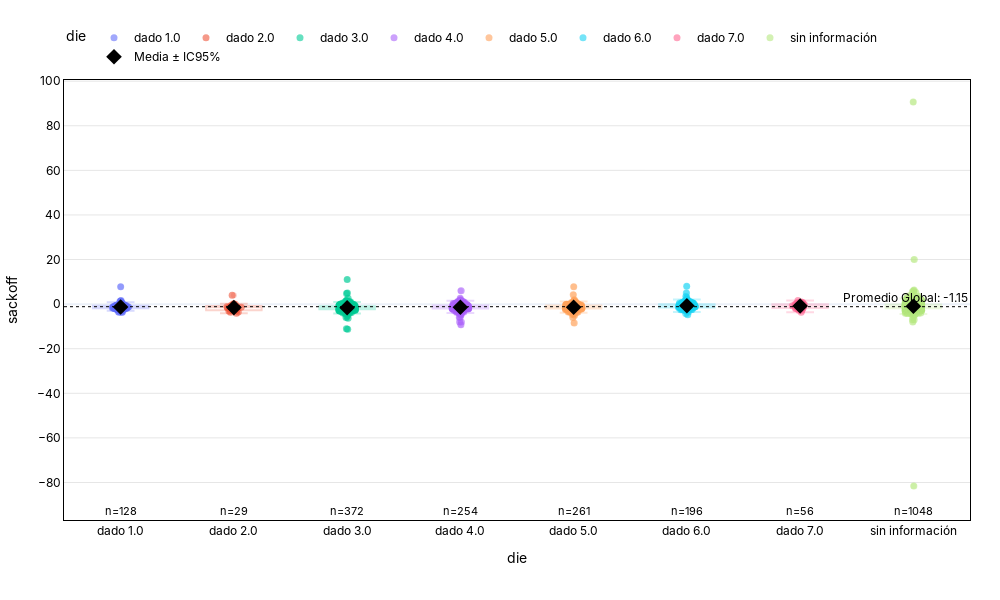

The notebook cell this image was saved under:
### Code cell
f = plot_statistical_strip(
        df=grp_date_pellet,
        x_col="die",
        y_col="sackoff",
        )
f.show()

### Figure 1 — Plotly figure (JSON) as saved in the notebook; plotly's stock layout.template omitted (floating-point values rounded to 4 significant figures; data arrays with more than 128 entries replaced by an {"elided": "..."} marker saying what was removed)
{"data": [{"alignmentgroup": "True", "boxpoints": "all", "fillcolor": "rgba(255,255,255,0)", "hoveron": "points", "hovertemplate": "<b>sackoff</b>: %{y:.2f}<br>die: %{x}<extra></extra>", "legendgroup": "dado 1.0", "line": {"color": "rgba(255,255,255,0)"}, "marker": {"color": "#636EFA", "line": {"width": 0}, "opacity": 0.6, "size": 7}, "name": "dado 1.0", "offsetgroup": "dado 1.0", "orientation": "v", "pointpos": 0, "showlegend": true, "type": "box", "x": ["dado 1.0", "dado 1.0", "dado 1.0", "dado 1.0", "dado 1.0", "dado 1.0", "dado 1.0", "dado 1.0", "dado 1.0", "dado 1.0", "dado 1.0", "dado 1.0", "dado 1.0", "dado 1.0", "dado 1.0", "dado 1.0", "dado 1.0", "dado 1.0", "dado 1.0", "dado 1.0", "dado 1.0", "dado 1.0", "dado 1.0", "dado 1.0", "dado 1.0", "dado 1.0", "dado 1.0", "dado 1.0", "dado 1.0", "dado 1.0", "dado 1.0", "dado 1.0", "dado 1.0", "dado 1.0", "dado 1.0", "dado 1.0", "dado 1.0", "dado 1.0", "dado 1.0", "dado 1.0", "dado 1.0", "dado 1.0", "dado 1.0", "dado 1.0", "dado 1.0", "dado 1.0", "dado 1.0", "dado 1.0", "dado 1.0", "dado 1.0", "dado 1.0", "dado 1.0", "dado 1.0", "dado 1.0", "dado 1.0", "dado 1.0", "dado 1.0", "dado 1.0", "dado 1.0", "dado 1.0", "dado 1.0", "dado 1.0", "dado 1.0", "dado 1.0", "dado 1.0", "dado 1.0", "dado 1.0", "dado 1.0", "dado 1.0", "dado 1.0", "dado 1.0", "dado 1.0", "dado 1.0", "dado 1.0", "dado 1.0", "dado 1.0", "dado 1.0", "dado 1.0", "dado 1.0", "dado 1.0", "dado 1.0", "dado 1.0", "dado 1.0", "dado 1.0", "dado 1.0", "dado 1.0", "dado 1.0", "dado 1.0", "dado 1.0", "dado 1.0", "dado 1.0", "dado 1.0", "dado 1.0", "dado 1.0", "dado 1.0", "dado 1.0", "dado 1.0", "dado 1.0", "dado 1.0", "dado 1.0", "dado 1.0", "dado 1.0", "dado 1.0", "dado 1.0", "dado 1.0", "dado 1.0", "dado 1.0", "dado 1.0", "dado 1.0", "dado 1.0", "dado 1.0", "dado 1.0", "dado 1.0", "dado 1.0", "dado 1.0", "dado 1.0", "dado 1.0", "dado 1.0", "dado 1.0", "dado 1.0", "dado 1.0", "dado 1.0", "dado 1.0", "dado 1.0", "dado 1.0", "dado 1.0", "dado 1.0", "dado 1.0"], "x0": " ", "xaxis": "x", "y": [-1.743, -2.25, -1.834, -0.2143, -1.462, -1.714, -2.295, -1.462, -1.786, -0.9263, -1.763, -2.32, -1.051, -2.49, -1.228, -1.804, -0.6601, -2.231, -1.275, -1.831, -1.791, -1.849, -1.2, -2.85, -0.3927, -1.282, -2.583, 0.25, -1.129, -1.176, -2.664, -0.6514, -1.285, -1.989, -1.552, -0.7299, -2.444, 1.325, -2.358, -1.185, -0.5714, -1.754, 0.3492, -2.918, -1.22, -0.9474, 0.8, -0.5, -1.658, -2.052, -1.148, -2.082, -1.287, -3.745, -2.0, -1.584, -1.771, -1.8, -3.0, -2.033, -1.922, -0.8176, -1.491, -2.327, 0.0, 0.08571, -1.366, -1.826, -0.7463, -1.406, -1.76, -1.083, -0.7472, -0.9881, -1.611, -1.721, -1.76, -1.571, -0.4924, -1.774, -1.903, -0.9429, -0.2145, -1.735, -0.2495, -0.6013, -1.32, 7.75, 0.04517, -1.682, -1.833, -1.84, -3.0, -2.082, -1.2, -2.776, -1.685, -1.766, -1.0, -1.489, -0.7167, -1.455, -1.459, -1.359, -1.297, -1.351, -1.285, 1.0, 0.5, -1.2, -0.5433, 1.24, -3.467, -1.618, -0.7238, 1.625, -0.5724, -3.625, -2.375, -0.4622, -2.035, -1.977, -0.28, -0.7447, -2.141, -3.445, -1.402, -1.167], "y0": " ", "yaxis": "y"}, {"alignmentgroup": "True", "boxpoints": "all", "fillcolor": "rgba(255,255,255,0)", "hoveron": "points", "hovertemplate": "<b>sackoff</b>: %{y:.2f}<br>die: %{x}<extra></extra>", "legendgroup": "dado 2.0", "line": {"color": "rgba(255,255,255,0)"}, "marker": {"color": "#EF553B", "line": {"width": 0}, "opacity": 0.6, "size": 7}, "name": "dado 2.0", "offsetgroup": "dado 2.0", "orientation": "v", "pointpos": 0, "showlegend": true, "type": "box", "x": ["dado 2.0", "dado 2.0", "dado 2.0", "dado 2.0", "dado 2.0", "dado 2.0", "dado 2.0", "dado 2.0", "dado 2.0", "dado 2.0", "dado 2.0", "dado 2.0", "dado 2.0", "dado 2.0", "dado 2.0", "dado 2.0", "dado 2.0", "dado 2.0", "dado 2.0", "dado 2.0", "dado 2.0", "dado 2.0", "dado 2.0", "dado 2.0", "dado 2.0", "dado 2.0", "dado 2.0", "dado 2.0", "dado 2.0"], "x0": " ", "xaxis": "x", "y": [-1.099, -2.667, 0.0, -0.1429, -3.067, -3.595, -2.0, -0.6019, -2.796, -1.25, -2.97, -1.8, -1.227, -2.762, -3.5, 4.0, -1.714, -1.4, -1.099, -1.2, -0.1, -0.85, -4.103, -1.364, 0.1241, -0.8387, -2.786, -2.125, -2.0], "y0": " ", "yaxis": "y"}, {"alignmentgroup": "True", "boxpoints": "all", "fillcolor": "rgba(255,255,255,0)", "hoveron": "points", "hovertemplate": "<b>sackoff</b>: %{y:.2f}<br>die: %{x}<extra></extra>", "legendgroup": "dado 3.0", "line": {"color": "rgba(255,255,255,0)"}, "marker": {"color": "#00CC96", "line": {"width": 0}, "opacity": 0.6, "size": 7}, "name": "dado 3.0", "offsetgroup": "dado 3.0", "orientation": "v", "pointpos": 0, "showlegend": true, "type": "box", "x": {"elided": "372 str values"}, "x0": " ", "xaxis": "x", "y": {"elided": "372 float values"}, "y0": " ", "yaxis": "y"}, {"alignmentgroup": "True", "boxpoints": "all", "fillcolor": "rgba(255,255,255,0)", "hoveron": "points", "hovertemplate": "<b>sackoff</b>: %{y:.2f}<br>die: %{x}<extra></extra>", "legendgroup": "dado 4.0", "line": {"color": "rgba(255,255,255,0)"}, "marker": {"color": "#AB63FA", "line": {"width": 0}, "opacity": 0.6, "size": 7}, "name": "dado 4.0", "offsetgroup": "dado 4.0", "orientation": "v", "pointpos": 0, "showlegend": true, "type": "box", "x": {"elided": "254 str values"}, "x0": " ", "xaxis": "x", "y": {"elided": "254 float values"}, "y0": " ", "yaxis": "y"}, {"alignmentgroup": "True", "boxpoints": "all", "fillcolor": "rgba(255,255,255,0)", "hoveron": "points", "hovertemplate": "<b>sackoff</b>: %{y:.2f}<br>die: %{x}<extra></extra>", "legendgroup": "dado 5.0", "line": {"color": "rgba(255,255,255,0)"}, "marker": {"color": "#FFA15A", "line": {"width": 0}, "opacity": 0.6, "size": 7}, "name": "dado 5.0", "offsetgroup": "dado 5.0", "orientation": "v", "pointpos": 0, "showlegend": true, "type": "box", "x": {"elided": "261 str values"}, "x0": " ", "xaxis": "x", "y": {"elided": "261 float values"}, "y0": " ", "yaxis": "y"}, {"alignmentgroup": "True", "boxpoints": "all", "fillcolor": "rgba(255,255,255,0)", "hoveron": "points", "hovertemplate": "<b>sackoff</b>: %{y:.2f}<br>die: %{x}<extra></extra>", "legendgroup": "dado 6.0", "line": {"color": "rgba(255,255,255,0)"}, "marker": {"color": "#19D3F3", "line": {"width": 0}, "opacity": 0.6, "size": 7}, "name": "dado 6.0", "offsetgroup": "dado 6.0", "orientation": "v", "pointpos": 0, "showlegend": true, "type": "box", "x": {"elided": "196 str values"}, "x0": " ", "xaxis": "x", "y": {"elided": "196 float values"}, "y0": " ", "yaxis": "y"}, {"alignmentgroup": "True", "boxpoints": "all", "fillcolor": "rgba(255,255,255,0)", "hoveron": "points", "hovertemplate": "<b>sackoff</b>: %{y:.2f}<br>die: %{x}<extra></extra>", "legendgroup": "dado 7.0", "line": {"color": "rgba(255,255,255,0)"}, "marker": {"color": "#FF6692", "line": {"width": 0}, "opacity": 0.6, "size": 7}, "name": "dado 7.0", "offsetgroup": "dado 7.0", "orientation": "v", "pointpos": 0, "showlegend": true, "type": "box", "x": ["dado 7.0", "dado 7.0", "dado 7.0", "dado 7.0", "dado 7.0", "dado 7.0", "dado 7.0", "dado 7.0", "dado 7.0", "dado 7.0", "dado 7.0", "dado 7.0", "dado 7.0", "dado 7.0", "dado 7.0", "dado 7.0", "dado 7.0", "dado 7.0", "dado 7.0", "dado 7.0", "dado 7.0", "dado 7.0", "dado 7.0", "dado 7.0", "dado 7.0", "dado 7.0", "dado 7.0", "dado 7.0", "dado 7.0", "dado 7.0", "dado 7.0", "dado 7.0", "dado 7.0", "dado 7.0", "dado 7.0", "dado 7.0", "dado 7.0", "dado 7.0", "dado 7.0", "dado 7.0", "dado 7.0", "dado 7.0", "dado 7.0", "dado 7.0", "dado 7.0", "dado 7.0", "dado 7.0", "dado 7.0", "dado 7.0", "dado 7.0", "dado 7.0", "dado 7.0", "dado 7.0", "dado 7.0", "dado 7.0", "dado 7.0"], "x0": " ", "xaxis": "x", "y": [-2.046, -0.771, 0.6284, 0.5294, -1.823, -0.2857, -1.777, -1.5, -1.995, -2.0, -0.04953, -1.8, -2.789, 0.0, -2.0, -0.1667, -0.04527, 0.5833, -2.198, -0.25, -0.3158, -0.129, -0.6028, -0.6661, -0.6862, -0.7692, 0.0, -0.8174, -2.099, 0.2849, -1.052, -0.8824, -0.9457, -0.6219, -2.125, -3.699, -0.7383, -0.1728, 0.0, 1.618, 0.07143, -0.8319, -1.857, 0.7778, -0.6067, -1.241, -0.8, 0.375, 0.5, 1.0, -2.067, -2.722, -1.25, -0.7331, -1.556, -0.6572], "y0": " ", "yaxis": "y"}, {"alignmentgroup": "True", "boxpoints": "all", "fillcolor": "rgba(255,255,255,0)", "hoveron": "points", "hovertemplate": "<b>sackoff</b>: %{y:.2f}<br>die: %{x}<extra></extra>", "legendgroup": "sin información", "line": {"color": "rgba(255,255,255,0)"}, "marker": {"color": "#B6E880", "line": {"width": 0}, "opacity": 0.6, "size": 7}, "name": "sin información", "offsetgroup": "sin información", "orientation": "v", "pointpos": 0, "showlegend": true, "type": "box", "x": {"elided": "1048 str values"}, "x0": " ", "xaxis": "x", "y": {"elided": "1048 float values"}, "y0": " ", "yaxis": "y"}, {"boxmean": false, "fillcolor": "rgba(0,0,0,0)", "hoverinfo": "skip", "line": {"color": "#636EFA"}, "marker": {"color": "#636EFA"}, "name": "dado 1.0 (IQR)", "opacity": 0.25, "showlegend": false, "type": "box", "x": ["dado 1.0", "dado 1.0", "dado 1.0", "dado 1.0", "dado 1.0", "dado 1.0", "dado 1.0", "dado 1.0", "dado 1.0", "dado 1.0", "dado 1.0", "dado 1.0", "dado 1.0", "dado 1.0", "dado 1.0", "dado 1.0", "dado 1.0", "dado 1.0", "dado 1.0", "dado 1.0", "dado 1.0", "dado 1.0", "dado 1.0", "dado 1.0", "dado 1.0", "dado 1.0", "dado 1.0", "dado 1.0", "dado 1.0", "dado 1.0", "dado 1.0", "dado 1.0", "dado 1.0", "dado 1.0", "dado 1.0", "dado 1.0", "dado 1.0", "dado 1.0", "dado 1.0", "dado 1.0", "dado 1.0", "dado 1.0", "dado 1.0", "dado 1.0", "dado 1.0", "dado 1.0", "dado 1.0", "dado 1.0", "dado 1.0", "dado 1.0", "dado 1.0", "dado 1.0", "dado 1.0", "dado 1.0", "dado 1.0", "dado 1.0", "dado 1.0", "dado 1.0", "dado 1.0", "dado 1.0", "dado 1.0", "dado 1.0", "dado 1.0", "dado 1.0", "dado 1.0", "dado 1.0", "dado 1.0", "dado 1.0", "dado 1.0", "dado 1.0", "dado 1.0", "dado 1.0", "dado 1.0", "dado 1.0", "dado 1.0", "dado 1.0", "dado 1.0", "dado 1.0", "dado 1.0", "dado 1.0", "dado 1.0", "dado 1.0", "dado 1.0", "dado 1.0", "dado 1.0", "dado 1.0", "dado 1.0", "dado 1.0", "dado 1.0", "dado 1.0", "dado 1.0", "dado 1.0", "dado 1.0", "dado 1.0", "dado 1.0", "dado 1.0", "dado 1.0", "dado 1.0", "dado 1.0", "dado 1.0", "dado 1.0", "dado 1.0", "dado 1.0", "dado 1.0", "dado 1.0", "dado 1.0", "dado 1.0", "dado 1.0", "dado 1.0", "dado 1.0", "dado 1.0", "dado 1.0", "dado 1.0", "dado 1.0", "dado 1.0", "dado 1.0", "dado 1.0", "dado 1.0", "dado 1.0", "dado 1.0", "dado 1.0", "dado 1.0", "dado 1.0", "dado 1.0", "dado 1.0", "dado 1.0", "dado 1.0", "dado 1.0"], "y": [-1.743, -2.25, -1.834, -0.2143, -1.462, -1.714, -2.295, -1.462, -1.786, -0.9263, -1.763, -2.32, -1.051, -2.49, -1.228, -1.804, -0.6601, -2.231, -1.275, -1.831, -1.791, -1.849, -1.2, -2.85, -0.3927, -1.282, -2.583, 0.25, -1.129, -1.176, -2.664, -0.6514, -1.285, -1.989, -1.552, -0.7299, -2.444, 1.325, -2.358, -1.185, -0.5714, -1.754, 0.3492, -2.918, -1.22, -0.9474, 0.8, -0.5, -1.658, -2.052, -1.148, -2.082, -1.287, -3.745, -2.0, -1.584, -1.771, -1.8, -3.0, -2.033, -1.922, -0.8176, -1.491, -2.327, 0.0, 0.08571, -1.366, -1.826, -0.7463, -1.406, -1.76, -1.083, -0.7472, -0.9881, -1.611, -1.721, -1.76, -1.571, -0.4924, -1.774, -1.903, -0.9429, -0.2145, -1.735, -0.2495, -0.6013, -1.32, 7.75, 0.04517, -1.682, -1.833, -1.84, -3.0, -2.082, -1.2, -2.776, -1.685, -1.766, -1.0, -1.489, -0.7167, -1.455, -1.459, -1.359, -1.297, -1.351, -1.285, 1.0, 0.5, -1.2, -0.5433, 1.24, -3.467, -1.618, -0.7238, 1.625, -0.5724, -3.625, -2.375, -0.4622, -2.035, -1.977, -0.28, -0.7447, -2.141, -3.445, -1.402, -1.167]}, {"boxmean": false, "fillcolor": "rgba(0,0,0,0)", "hoverinfo": "skip", "line": {"color": "#EF553B"}, "marker": {"color": "#EF553B"}, "name": "dado 2.0 (IQR)", "opacity": 0.25, "showlegend": false, "type": "box", "x": ["dado 2.0", "dado 2.0", "dado 2.0", "dado 2.0", "dado 2.0", "dado 2.0", "dado 2.0", "dado 2.0", "dado 2.0", "dado 2.0", "dado 2.0", "dado 2.0", "dado 2.0", "dado 2.0", "dado 2.0", "dado 2.0", "dado 2.0", "dado 2.0", "dado 2.0", "dado 2.0", "dado 2.0", "dado 2.0", "dado 2.0", "dado 2.0", "dado 2.0", "dado 2.0", "dado 2.0", "dado 2.0", "dado 2.0"], "y": [-1.099, -2.667, 0.0, -0.1429, -3.067, -3.595, -2.0, -0.6019, -2.796, -1.25, -2.97, -1.8, -1.227, -2.762, -3.5, 4.0, -1.714, -1.4, -1.099, -1.2, -0.1, -0.85, -4.103, -1.364, 0.1241, -0.8387, -2.786, -2.125, -2.0]}, {"boxmean": false, "fillcolor": "rgba(0,0,0,0)", "hoverinfo": "skip", "line": {"color": "#00CC96"}, "marker": {"color": "#00CC96"}, "name": "dado 3.0 (IQR)", "opacity": 0.25, "showlegend": false, "type": "box", "x": {"elided": "372 str values"}, "y": {"elided": "372 float values"}}, {"boxmean": false, "fillcolor": "rgba(0,0,0,0)", "hoverinfo": "skip", "line": {"color": "#AB63FA"}, "marker": {"color": "#AB63FA"}, "name": "dado 4.0 (IQR)", "opacity": 0.25, "showlegend": false, "type": "box", "x": {"elided": "254 str values"}, "y": {"elided": "254 float values"}}, {"boxmean": false, "fillcolor": "rgba(0,0,0,0)", "hoverinfo": "skip", "line": {"color": "#FFA15A"}, "marker": {"color": "#FFA15A"}, "name": "dado 5.0 (IQR)", "opacity": 0.25, "showlegend": false, "type": "box", "x": {"elided": "261 str values"}, "y": {"elided": "261 float values"}}, {"boxmean": false, "fillcolor": "rgba(0,0,0,0)", "hoverinfo": "skip", "line": {"color": "#19D3F3"}, "marker": {"color": "#19D3F3"}, "name": "dado 6.0 (IQR)", "opacity": 0.25, "showlegend": false, "type": "box", "x": {"elided": "196 str values"}, "y": {"elided": "196 float values"}}, {"boxmean": false, "fillcolor": "rgba(0,0,0,0)", "hoverinfo": "skip", "line": {"color": "#FF6692"}, "marker": {"color": "#FF6692"}, "name": "dado 7.0 (IQR)", "opacity": 0.25, "showlegend": false, "type": "box", "x": ["dado 7.0", "dado 7.0", "dado 7.0", "dado 7.0", "dado 7.0", "dado 7.0", "dado 7.0", "dado 7.0", "dado 7.0", "dado 7.0", "dado 7.0", "dado 7.0", "dado 7.0", "dado 7.0", "dado 7.0", "dado 7.0", "dado 7.0", "dado 7.0", "dado 7.0", "dado 7.0", "dado 7.0", "dado 7.0", "dado 7.0", "dado 7.0", "dado 7.0", "dado 7.0", "dado 7.0", "dado 7.0", "dado 7.0", "dado 7.0", "dado 7.0", "dado 7.0", "dado 7.0", "dado 7.0", "dado 7.0", "dado 7.0", "dado 7.0", "dado 7.0", "dado 7.0", "dado 7.0", "dado 7.0", "dado 7.0", "dado 7.0", "dado 7.0", "dado 7.0", "dado 7.0", "dado 7.0", "dado 7.0", "dado 7.0", "dado 7.0", "dado 7.0", "dado 7.0", "dado 7.0", "dado 7.0", "dado 7.0", "dado 7.0"], "y": [-2.046, -0.771, 0.6284, 0.5294, -1.823, -0.2857, -1.777, -1.5, -1.995, -2.0, -0.04953, -1.8, -2.789, 0.0, -2.0, -0.1667, -0.04527, 0.5833, -2.198, -0.25, -0.3158, -0.129, -0.6028, -0.6661, -0.6862, -0.7692, 0.0, -0.8174, -2.099, 0.2849, -1.052, -0.8824, -0.9457, -0.6219, -2.125, -3.699, -0.7383, -0.1728, 0.0, 1.618, 0.07143, -0.8319, -1.857, 0.7778, -0.6067, -1.241, -0.8, 0.375, 0.5, 1.0, -2.067, -2.722, -1.25, -0.7331, -1.556, -0.6572]}, {"boxmean": false, "fillcolor": "rgba(0,0,0,0)", "hoverinfo": "skip", "line": {"color": "#B6E880"}, "marker": {"color": "#B6E880"}, "name": "sin información (IQR)", "opacity": 0.25, "showlegend": false, "type": "box", "x": {"elided": "1048 str values"}, "y": {"elided": "1048 float values"}}, {"customdata": [0.217, 0.568, 0.1588, 0.1933, 0.1714, 0.1992, 0.2784, 0.2477], "error_y": {"array": [0.217, 0.568, 0.1588, 0.1933, 0.1714, 0.1992, 0.2784, 0.2477], "color": "black", "thickness": 1.5, "type": "data", "width": 6}, "hovertemplate": "<b>Media</b>: %{y:.2f}<br>IC95%: ±%{customdata:.2f}<extra></extra>", "marker": {"color": "black", "size": 12, "symbol": "diamond"}, "mode": "markers", "name": "Media ± IC95%", "showlegend": true, "type": "scatter", "x": ["dado 1.0", "dado 2.0", "dado 3.0", "dado 4.0", "dado 5.0", "dado 6.0", "dado 7.0", "sin información"], "y": [-1.312, -1.549, -1.601, -1.369, -1.378, -0.7113, -0.8173, -0.9518]}], "layout": {"annotations": [{"font": {"color": "black"}, "showarrow": false, "text": "Promedio Global: -1.15", "x": 1, "xanchor": "right", "xref": "x domain", "y": -1.151, "yanchor": "bottom", "yref": "y"}, {"font": {"color": "black", "size": 11}, "showarrow": false, "text": "n=128", "x": "dado 1.0", "y": -81.58, "yshift": -25}, {"font": {"color": "black", "size": 11}, "showarrow": false, "text": "n=29", "x": "dado 2.0", "y": -81.58, "yshift": -25}, {"font": {"color": "black", "size": 11}, "showarrow": false, "text": "n=372", "x": "dado 3.0", "y": -81.58, "yshift": -25}, {"font": {"color": "black", "size": 11}, "showarrow": false, "text": "n=254", "x": "dado 4.0", "y": -81.58, "yshift": -25}, {"font": {"color": "black", "size": 11}, "showarrow": false, "text": "n=261", "x": "dado 5.0", "y": -81.58, "yshift": -25}, {"font": {"color": "black", "size": 11}, "showarrow": false, "text": "n=196", "x": "dado 6.0", "y": -81.58, "yshift": -25}, {"font": {"color": "black", "size": 11}, "showarrow": false, "text": "n=56", "x": "dado 7.0", "y": -81.58, "yshift": -25}, {"font": {"color": "black", "size": 11}, "showarrow": false, "text": "n=1048", "x": "sin información", "y": -81.58, "yshift": -25}], "boxmode": "overlay", "font": {"color": "black", "family": "Inter, Arial, sans-serif"}, "height": 600, "legend": {"orientation": "h", "title": {"text": "die"}, "tracegroupgap": 0, "x": 0, "xanchor": "left", "y": 1.02, "yanchor": "bottom"}, "margin": {"b": 80, "l": 60, "r": 30, "t": 80}, "paper_bgcolor": "rgba(0,0,0,0)", "plot_bgcolor": "rgba(0,0,0,0)", "shapes": [{"line": {"color": "black", "dash": "dot", "width": 1}, "type": "line", "x0": 0, "x1": 1, "xref": "x domain", "y0": -1.151, "y1": -1.151, "yref": "y"}], "title": {"text": "", "x": 0.5, "xanchor": "center", "y": 0.95, "yanchor": "top"}, "width": 1000, "xaxis": {"anchor": "y", "categoryarray": ["dado 1.0", "dado 2.0", "dado 3.0", "dado 4.0", "dado 5.0", "dado 6.0", "dado 7.0", "sin información"], "categoryorder": "array", "domain": [0, 1], "linecolor": "black", "mirror": true, "showline": true, "title": {"text": "die"}}, "yaxis": {"anchor": "x", "domain": [0, 1], "gridcolor": "rgba(0,0,0,0.1)", "linecolor": "black", "mirror": true, "showline": true, "title": {"text": "sackoff"}}}}
